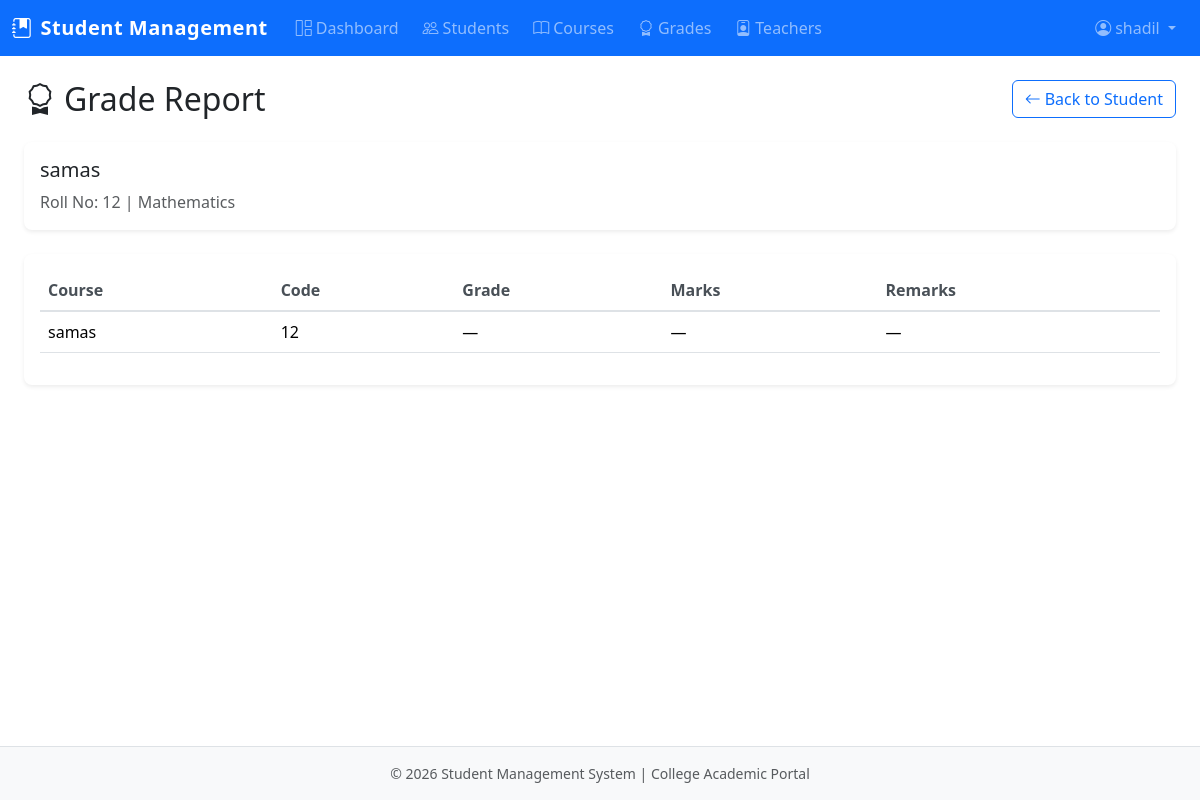
Screenshot of /grades/report/1/ (signed in) with the database file from the repository.
### students/models.py (models this page shows, shortened)
class Student(models.Model):
    full_name = models.CharField(max_length=150)
    roll_number = models.CharField(max_length=50, unique=True)
    email = models.EmailField(unique=True)
    phone = models.CharField(max_length=20, blank=True)
    date_of_birth = models.DateField(null=True, blank=True)
    department = models.ForeignKey(
        Department,
        on_delete=models.SET_NULL,
        null=True,
        blank=True,
        related_name='students'
    )
    created_at = models.DateTimeField(auto_now_add=True)
    updated_at = models.DateTimeField(auto_now=True)
    class Meta:
        ordering = ['full_name']

class Department(models.Model):
    name = models.CharField(max_length=100)
    code = models.CharField(max_length=20, unique=True)
    class Meta:
        ordering = ['name']

### grades/models.py (models this page shows, shortened)
class Enrollment(models.Model):
    student = models.ForeignKey(
        Student,
        on_delete=models.CASCADE,
        related_name='enrollments'
    )
    course = models.ForeignKey(
        Course,
        on_delete=models.CASCADE,
        related_name='enrollments'
    )
    enrolled_at = models.DateTimeField(auto_now_add=True)
    class Meta:
        unique_together = ['student', 'course']
        ordering = ['-enrolled_at']

class Grade(models.Model):
    GRADE_CHOICES = [
        ('A', 'A'), ('B', 'B'), ('C', 'C'), ('D', 'D'), ('F', 'F'),
        ('A+', 'A+'), ('A-', 'A-'), ('B+', 'B+'), ('B-', 'B-'),
        ('C+', 'C+'), ('C-', 'C-'), ('D+', 'D+'), ('D-', 'D-'),
    ]
    enrollment = models.OneToOneField(
        Enrollment,
        on_delete=models.CASCADE,
        related_name='grade'
    )
    grade_value = models.CharField(max_length=5, choices=GRADE_CHOICES, null=True, blank=True)
    marks = models.DecimalField(max_digits=5, decimal_places=2, null=True, blank=True)
    remarks = models.TextField(blank=True)
    updated_at = models.DateTimeField(auto_now=True)

### courses/models.py (models this page shows, shortened)
class Course(models.Model):
    name = models.CharField(max_length=150)
    code = models.CharField(max_length=30, unique=True)
    department = models.ForeignKey(
        Department,
        on_delete=models.SET_NULL,
        null=True,
        blank=True,
        related_name='courses'
    )
    assigned_teacher = models.ForeignKey(
        User,
        on_delete=models.SET_NULL,
        null=True,
        blank=True,
        related_name='assigned_courses'
    )
    created_at = models.DateTimeField(auto_now_add=True)
    updated_at = models.DateTimeField(auto_now=True)
    class Meta:
        ordering = ['name']

### grades/views.py (the view)
# urls.py: path('report/<int:student_id>/', views.grade_report, name='grade_report'),
@get_decorator
def grade_report(request, student_id):
    student = get_object_or_404(Student, pk=student_id)
    enrollments = Enrollment.objects.filter(student=student).select_related(
        'course', 'grade'
    )
    context = {'student': student, 'enrollments': enrollments}
    return render(request, 'grades/grade_report.html', context)

### accounts/models.py (called while the page is built)
    def is_admin(self):
        return self.role == 'admin'

### templates/grades/grade_report.html (shortened to what this page needs)
{% extends "base.html" %}
{% block content %}
<div class="container-fluid">
    <div class="d-flex justify-content-between align-items-center flex-wrap gap-2 mb-4">
        <h2 class="mb-0"><i class="bi bi-award me-2"></i>Grade Report</h2>
        <a href="{% url 'student_detail' student.pk %}" class="btn btn-outline-primary"><i class="bi bi-arrow-left me-1"></i>Back to Student</a>
    </div>
    <div class="card border-0 shadow-sm mb-4">
        <div class="card-body">
            <h5>{{ student.full_name }}</h5>
            <p class="text-muted mb-0">Roll No: {{ student.roll_number }} | {{ student.department.name|default:"No Department" }}</p>
        </div>
    </div>
    <div class="card border-0 shadow-sm">
        <div class="card-body">
            {% if enrollments %}
            <div class="table-responsive">
                <table class="table table-hover">
                    <thead>
                        <tr>
                            <th>Course</th>
                            <th>Code</th>
                            <th>Grade</th>
                            <th>Marks</th>
                            <th>Remarks</th>
                        </tr>
                    </thead>
                    <tbody>
                        {% for enr in enrollments %}
                        <tr>
                            <td>{{ enr.course.name }}</td>
                            <td>{{ enr.course.code }}</td>
                            <td>{% if enr.grade %}{{ enr.grade.grade_value|default:"—" }}{% else %}—{% endif %}</td>
                            <td>{% if enr.grade %}{{ enr.grade.marks|default:"—" }}{% else %}—{% endif %}</td>
                            <td>{% if enr.grade %}{{ enr.grade.remarks|default:"—" }}{% else %}—{% endif %}</td>
                        </tr>
                        {% endfor %}
                    </tbody>
                </table>
            </div>
            {% else %}
            <p class="text-muted mb-0">No enrollments. <a href="{% url 'enrollment_create' %}">Enroll in a course</a>.</p>
            {% endif %}
        </div>
    </div>
</div>
{% endblock %}

### templates/base.html (shortened to what this page needs)
{% load static %}
<!DOCTYPE html>
<html lang="en">
<head>
    <link href="https://cdn.jsdelivr.net/npm/bootstrap@5.3.2/dist/css/bootstrap.min.css" rel="stylesheet">
    <link href="https://cdn.jsdelivr.net/npm/bootstrap-icons@1.11.1/font/bootstrap-icons.css" rel="stylesheet">
    <link href="{% static 'css/custom.css' %}" rel="stylesheet">
</head>
<body>
    {% if user.is_authenticated %}
    <nav class="navbar navbar-expand-lg navbar-dark bg-primary">
        <div class="container-fluid">
            <a class="navbar-brand fw-bold" href="{% url 'dashboard' %}">
                <i class="bi bi-journal-bookmark-fill me-2"></i>Student Management
            </a>
            <div class="collapse navbar-collapse" id="navbarNav">
                <ul class="navbar-nav me-auto">
                    <li class="nav-item">
                        <a class="nav-link" href="{% url 'dashboard' %}"><i class="bi bi-grid-1x2 me-1"></i>Dashboard</a>
                    </li>
                    <li class="nav-item">
                        <a class="nav-link" href="{% url 'student_list' %}"><i class="bi bi-people me-1"></i>Students</a>
                    </li>
                    <li class="nav-item">
                        <a class="nav-link" href="{% url 'course_list' %}"><i class="bi bi-book me-1"></i>Courses</a>
                    </li>
                    <li class="nav-item">
                        <a class="nav-link" href="{% url 'grade_list' %}"><i class="bi bi-award me-1"></i>Grades</a>
                    </li>
                    {% if user.profile.is_admin %}
                    <li class="nav-item">
                        <a class="nav-link" href="{% url 'teacher_list' %}"><i class="bi bi-person-badge me-1"></i>Teachers</a>
                    </li>
                    {% endif %}
                </ul>
                <ul class="navbar-nav">
                    <li class="nav-item dropdown">
                        <a class="nav-link dropdown-toggle" href="#" role="button" data-bs-toggle="dropdown" aria-expanded="false">
                            <i class="bi bi-person-circle me-1"></i>{{ user.get_full_name|default:user.username }}
                        </a>
                    </li>
                </ul>
            </div>
        </div>
    </nav>
    {% endif %}
    <main class="{% if user.is_authenticated %}container-fluid py-4{% endif %}">
        {% block content %}{% endblock %}
    </main>
    <footer class="footer mt-auto py-3 bg-light border-top">
        <div class="container text-center text-muted small">
            <p class="mb-0">&copy; {% now "Y" %} Student Management System | College Academic Portal</p>
        </div>
    </footer>
</body>
</html>

### static/css/custom.css (style rules this page uses)
:root { --primary-accent: #0d6efd; --accent-dark: #0a58ca; --accent-light: #6ea8fe; --academic-gold: #c9a227; --bg-light: #f8f9fa; }
html, body { min-height: 100vh; display: flex; flex-direction: column; }
main { flex: 1; }
.navbar-brand { font-weight: 700; letter-spacing: 0.5px; }
.nav-link { font-weight: 500; padding: 0.5rem 0.75rem !important; border-radius: 0.25rem; }
.card { border-radius: 0.5rem; transition: box-shadow 0.2s ease; }
.table th { font-weight: 600; color: #495057; border-bottom-width: 2px; }
.btn { font-weight: 500; border-radius: 0.375rem; }
.footer { margin-top: auto; }

### rows the page displays
Student: full_name "samas", roll_number "12", department.name "Mathematics"
Enrollment: course.name "samas", course.code "12", grade.grade_value "—", grade.marks "—", grade.remarks "—"

### other values shown
{{ user.get_full_name|default:user.username }} "shadil"
